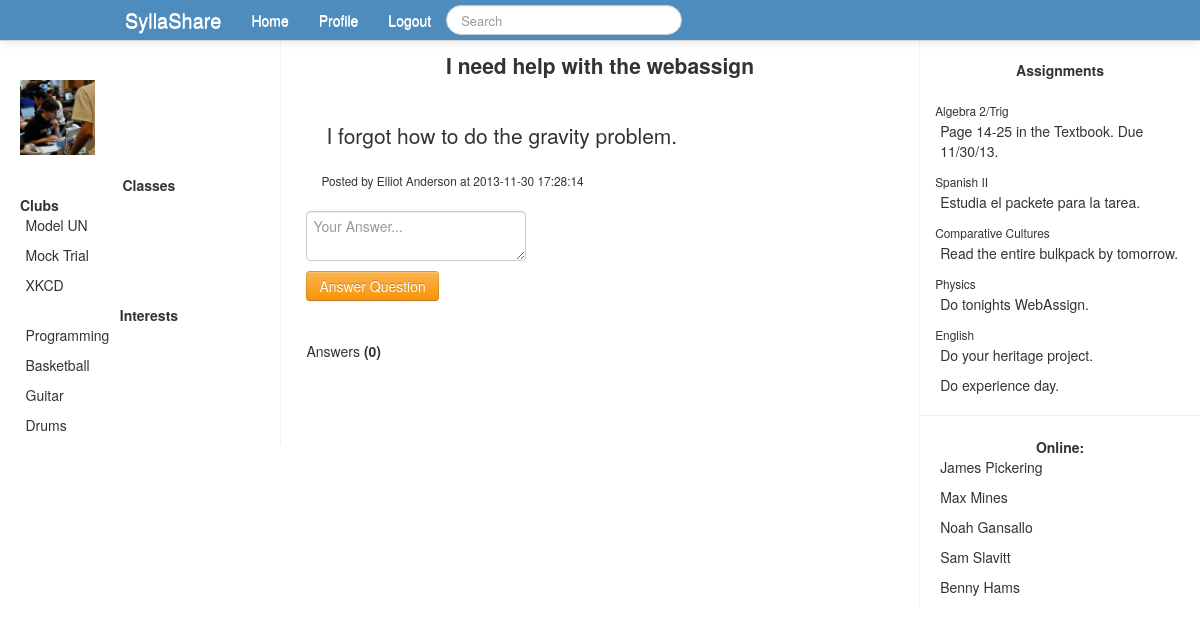
Before: /question.php?id=1 (signed in) with the older database file.
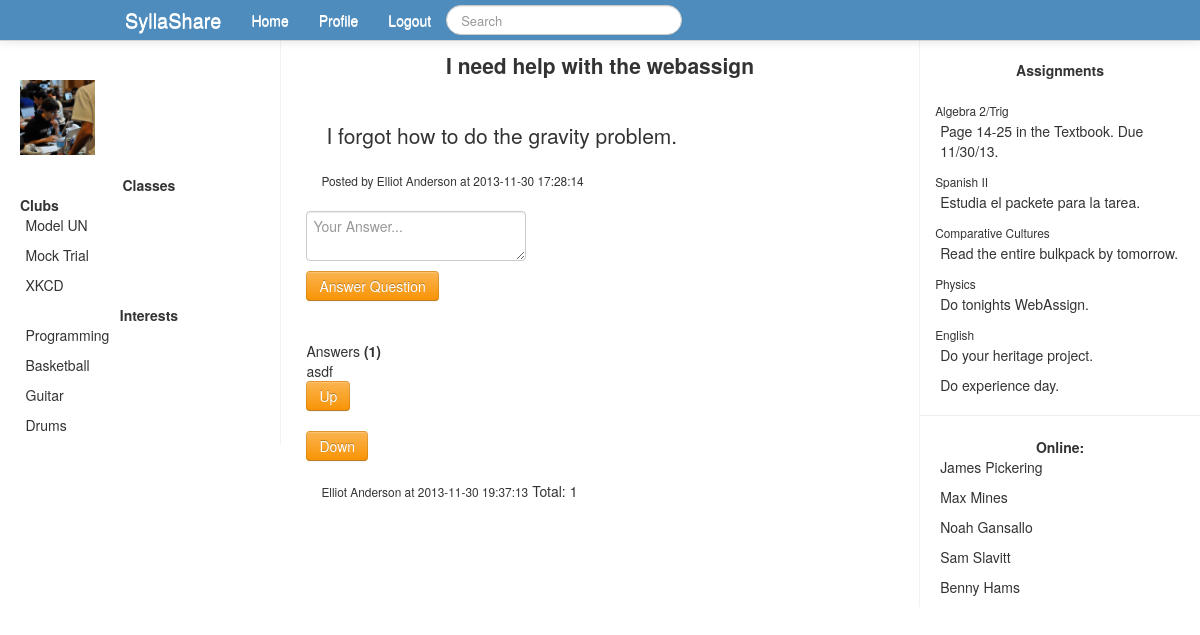
After: the same page with the newer database file.
### tables this page shows
CREATE TABLE `forumposts` (
  `id` int(11) NOT NULL AUTO_INCREMENT,
  `poster` int(11) NOT NULL,
  `classid` int(11) NOT NULL,
  `question` varchar(200) NOT NULL,
  `content` varchar(5000) NOT NULL,
  `timeposted` datetime NOT NULL,
  PRIMARY KEY (`id`)
);

CREATE TABLE `users` (
  `id` int(11) NOT NULL AUTO_INCREMENT,
  `firstname` varchar(40) NOT NULL,
  `lastname` varchar(40) NOT NULL,
  `email` varchar(255) NOT NULL,
  `password` varchar(36) NOT NULL,
  `activated` int(1) NOT NULL DEFAULT '0',
  `code` int(8) NOT NULL,
  `grade` int(2) NOT NULL,
  PRIMARY KEY (`id`)
);

CREATE TABLE `forumcomment` (
  `id` int(11) NOT NULL AUTO_INCREMENT,
  `userid` int(11) NOT NULL,
  `postid` int(11) NOT NULL,
  `content` varchar(500) NOT NULL,
  `timecomment` datetime NOT NULL,
  PRIMARY KEY (`id`)
);

### question.php (the view, shortened to what this page needs)
<?php
include_once('database.php');
$questionid = $_GET['id'];
include_once('header.php');
?>
<div class="span6">
<?php
$getquestioninfo = "SELECT * FROM forumposts WHERE id=$questionid";
$getquestioninfor = mysqli_query($connect, $getquestioninfo);
while ($row = mysqli_fetch_assoc($getquestioninfor)){
	$poster = $row['poster'];
	$question = $row['question'];
	$content = $row['content'];
	$timeposted = $row['timeposted'];
}
$getposterinfo = "SELECT firstname,lastname FROM users WHERE id=$poster";
$getposterinfor = mysqli_query($connect, $getposterinfo);
while ($row = mysqli_fetch_assoc($getposterinfor)){
	$firstname = $row['firstname'];
	$lastname = $row['lastname'];
	$poster = $firstname.' '.$lastname;
}
echo '<center><h1 class="lead"><b>'.$question.'</b></h1><br /></center>';
echo '<p class="lead">'.$content.'</p><small>Posted by '.$poster.' at '.$timeposted.'</small><br />';
echo '<br />';
echo '<form action="question.php?id='.$questionid.'" method="POST">
<textarea name="comment" placeholder="Your Answer..." class="form-control"></textarea><br />
<input type="submit" value="Answer Question" class="btn btn-warning" /></form>';
$getcomments = "SELECT * FROM forumcomment WHERE postid=$questionid";
$runcomments = mysqli_query($connect, $getcomments);
echo '<br />Answers <b>('.mysqli_num_rows($runcomments).')</b><br />';
while ($row = mysqli_fetch_assoc($runcomments)){
	$cid = $row['id'];
	$cposter = $row['userid'];
	$ccontent = $row['content'];
	$ctime = $row['timecomment'];
	$getcuserinfo = "SELECT * FROM users WHERE id=$cposter";
	$getcuserinfor = mysqli_query($connect, $getcuserinfo);
	while ($row2 = mysqli_fetch_assoc($getcuserinfor)){
		$cfname = $row2['firstname'];
		$clname = $row2['lastname'];
		$cposter = $cfname.' '.$clname;
	}
	$ups = mysqli_query($connect, "SELECT * FROM up WHERE postid=$cid");
	$downs = mysqli_query($connect, "SELECT * FROM down WHERE postid=$cid");
	$total = mysqli_num_rows($ups) - mysqli_num_rows($downs);
	echo $ccontent.'<form action="up.php?id='.$cid.'" method="POST">
	 <input type="hidden" name="pageid" value="'.$questionid.'" />
	 <input type="submit" value="Up" class="btn btn-warning" />
	 </form>
	 <form action="down.php?id='.$cid.'" method="POST">
	<input type="hidden" name="pageid" value="'.$questionid.'" />
	 <input type="submit" value="Down" class="btn btn-warning" />
	 </form> <small>'.$cposter.' at '.$ctime.'</small> Total: '.$total.'<br />';
}
?>
</div>
<?php
include_once('rightbar.php');
?>

### header.php (shortened to what this page needs)
<!DOCTYPE html>
<html lang="en">
<head>
<link href="css/bootstrap.min.css" rel="stylesheet" />
</head>
<body>
<div class="navbar navbar-fixed-top" >
	<div class="navbar-inner">
		<div class="container" >
			<ul class="nav">
				<li>
					<a class="brand" href="#">SyllaShare</a>
				</li>
				<?php
				if (!isset($_SESSION['id'])){
					?>
					<form action="login.php" method="POST" class="navbar-form pull-left">
						<input type="email" name="logemail" placeholder="Email" />
						<input type="password" name="logpassword" placeholder="Password" />
						<input type="submit" value="Log In" />
					</form>
					<?
				} else {
				?>
				<li><a href="home.php">Home</a></li>
				<li><a href="#">Profile</a></li>
				<form class="navbar-search pull-right">
					<input type="text" class="search-query" name="q" placeholder="Search" />
				</form>
				<li><a href="logout.php">Logout</a></li>
				<? }?>
			</ul>
		</div>
	</div>
</div>
<?
if (isset($_SESSION['id'])){
	?>
<br /><br />
<div class="row-fluid" style="height: 100%;">
<div class="span3" style="padding-left: 20px; padding-right: 2px; border-right: 1px solid #f2f2f2;">
<div class="innercontent" >
<br />
<p class="lead">
<div id="pic-right" style="float: right;padding-right: 35px; padding-top: 50px; position: relative; ">
</div>
<div class="pic-left" style="position: relative;" >
<img src="propic.jpg" height="75" width="75" />
</div>
<br />
<center>
<b>Classes</b><br />
</center>
<b>Clubs</b><br />
<span class="spanright">Model UN</span><br />
<span class="spanright">Mock Trial</span><br />
<span class="spanright">XKCD</span><br />
<br />
<center>
<b>Interests</b><br />
<span class="spanright">Programming</span><br />
<span class="spanright">Basketball</span><br />
<span class="spanright">Guitar</span><br />
<span class="spanright">Drums</span><br />
</center>
</p>
</div>
</div>
<?php
}
?>

### rightbar.php (shortened to what this page needs)
<div class="span3" style="height: 100%; border-left: 1px solid #f2f2f2;">
<br />
<center>
<b>Assignments</b>
</center><br />
<small>Algebra 2/Trig</small><br />
<p>
Page 14-25 in the Textbook.  Due 11/30/13.
</p>
<small>Spanish II</small><br />
<p>
Estudia el packete para la tarea.
</p>
<small>Comparative Cultures</small>
<p>
Read the entire bulkpack by tomorrow.
</p>
<small>Physics</small>
<p>
Do tonights WebAssign.
</p>
<small>English</small>
<p>
Do your heritage project.
</p>
<p>
Do experience day.
</p>
<hr />
<center>
<b>Online: </b>
</center>
<p>James Pickering</p>
<p>Max Mines</p>
<p>Noah Gansallo</p>
<p>Sam Slavitt</p>
<p>Benny Hams</p>
</div>
</div>

### header.php (style rules this page uses)
.navbar-inner { background-color: #4d8cbc; background-image: none; color: #FFFFFF; }
.navbar .nav > li > a { color: #FFFFFF; }
.spanright { text-align: left; padding-right: 4px; }

### rightbar.php (style rules this page uses)
small { padding-left: 15px; }
p { padding-left: 20px; }

Changed rows visible on the page:
added forumcomment: content "asdf", userid.lastname "Elliot Anderson", timecomment "2013-11-30 19:37:13", total "1"
Other visible differences:
mysqli_num_rows($runcomments): "0" → "1"
